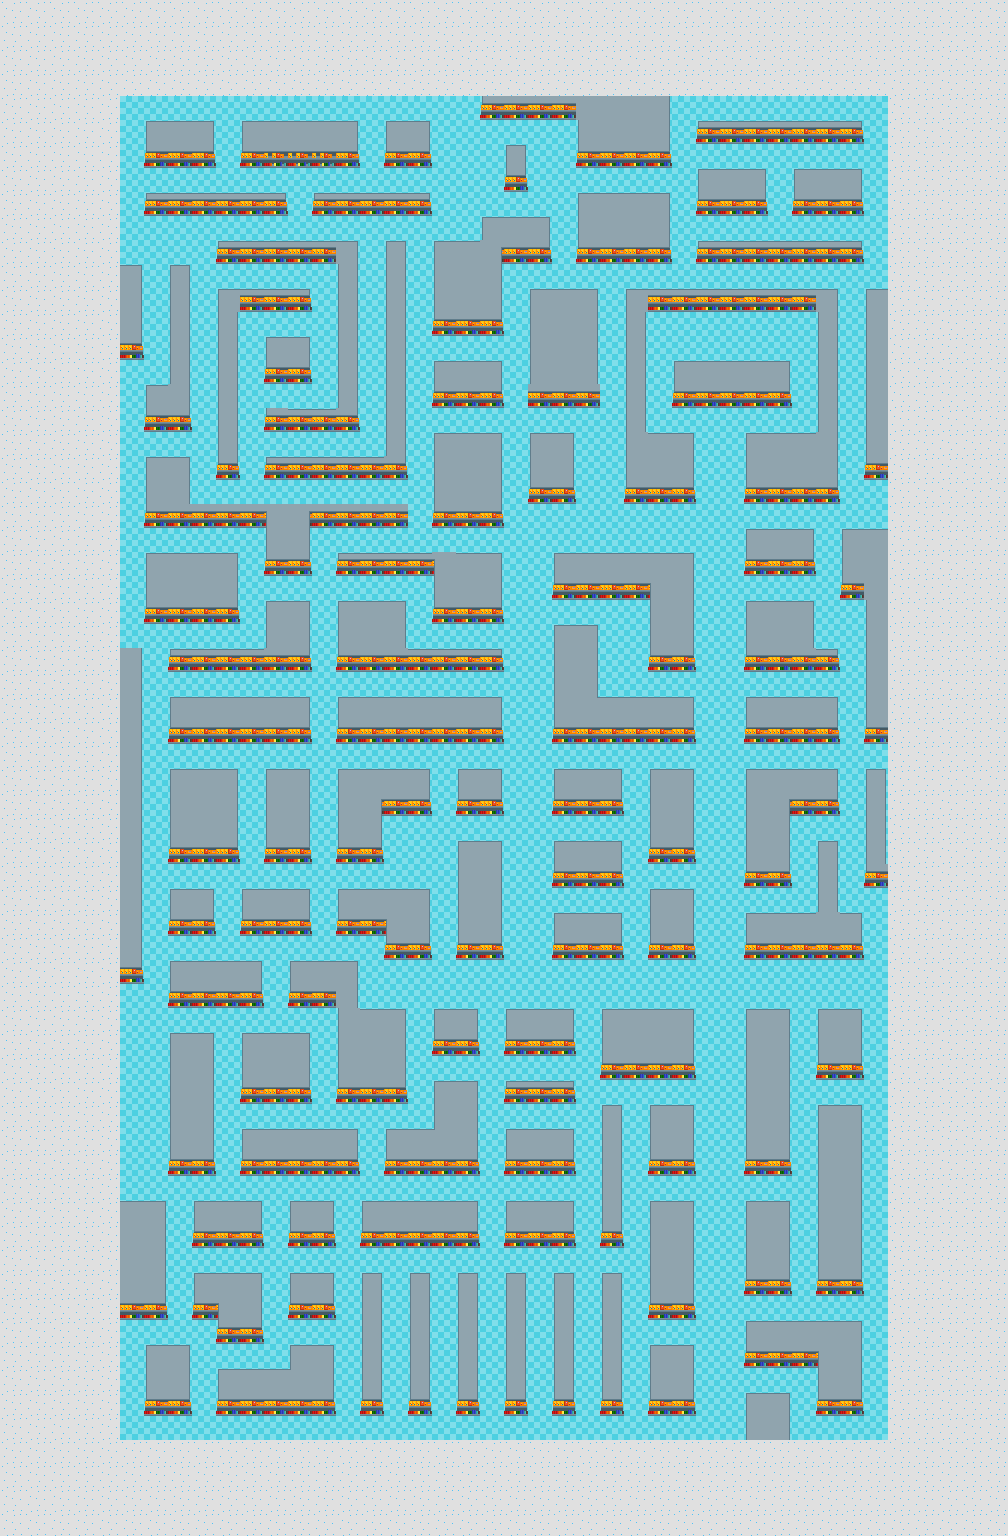

This is a level from a 2D game, rendered from its Tiled map with the project's own tilesets. A one-line summary and the complete map file follow:
An orthogonal 42x64 tile map with 24x24 px tiles, 1 tile layer (Level1.png).

<map version="1.5" tiledversion="1.7.2" orientation="orthogonal" renderorder="right-down" width="42" height="64" tilewidth="24" tileheight="24" infinite="0" nextlayerid="2" nextobjectid="1">
 <tileset firstgid="1" source="xmas-tileset2.tsx" />
 <layer id="1" name="Level1.png" width="42" height="64">
  <data encoding="csv">
1,1,1,1,1,1,1,1,1,1,1,1,1,1,1,1,1,1,1,1,1,1,1,1,1,1,1,1,1,1,1,1,1,1,1,1,1,1,1,1,1,1,
1,1,1,1,1,1,1,1,1,1,1,1,1,1,1,1,1,1,1,1,1,1,1,1,1,1,1,1,1,1,1,1,1,1,1,1,1,1,1,1,1,1,
1,1,1,1,1,1,1,1,1,1,1,1,1,1,1,1,1,1,1,1,1,1,1,1,1,1,1,1,1,1,1,1,1,1,1,1,1,1,1,1,1,1,
1,1,1,1,1,1,1,1,1,1,1,1,1,1,1,1,1,1,1,1,1,1,1,1,1,1,1,1,1,1,1,1,1,1,1,1,1,1,1,1,1,1,
1,1,1,1,1,2,2,2,2,2,2,2,2,2,2,2,2,2,2,2,19,20,20,20,14,14,14,15,2,2,2,2,2,2,2,2,2,1,1,1,1,1,
1,1,1,1,1,2,7,8,9,2,7,8,8,8,9,2,7,9,2,2,2,2,2,2,13,14,14,15,2,25,26,26,26,26,26,27,2,1,1,1,1,1,
1,1,1,1,1,2,19,20,21,2,19,5,5,5,21,2,19,21,2,2,2,31,2,2,19,20,20,21,2,2,2,2,2,2,2,2,2,1,1,1,1,1,
1,1,1,1,1,2,2,2,2,2,2,2,2,2,2,2,2,2,2,2,2,43,2,2,2,2,2,2,2,7,8,9,2,7,8,9,2,1,1,1,1,1,
1,1,1,1,1,2,25,26,26,26,26,27,2,25,26,26,26,27,2,2,2,2,2,2,7,8,8,9,2,19,20,21,2,19,20,21,2,1,1,1,1,1,
1,1,1,1,1,2,2,2,2,2,2,2,2,2,2,2,2,2,2,2,7,8,9,2,13,14,14,15,2,2,2,2,2,2,2,2,2,1,1,1,1,1,
1,1,1,1,1,2,2,2,2,25,26,26,26,26,9,2,31,2,7,8,10,20,21,2,19,20,20,21,2,25,26,26,26,26,26,27,2,1,1,1,1,1,
1,1,1,1,1,9,2,31,2,2,2,2,2,2,37,2,37,2,13,14,15,2,2,2,2,2,2,2,2,2,2,2,2,2,2,2,2,1,1,1,1,1,
1,1,1,1,1,15,2,37,2,7,26,26,27,2,37,2,37,2,13,14,15,2,7,8,9,2,7,26,26,26,26,26,26,26,9,2,7,1,1,1,1,1,
1,1,1,1,1,15,2,37,2,37,2,2,2,2,37,2,37,2,19,20,21,2,13,14,15,2,37,2,2,2,2,2,2,2,37,2,13,1,1,1,1,1,
1,1,1,1,1,21,2,37,2,37,2,7,9,2,37,2,37,2,2,2,2,2,13,14,15,2,37,2,2,2,2,2,2,2,37,2,13,1,1,1,1,1,
1,1,1,1,1,2,2,37,2,37,2,19,21,2,37,2,37,2,7,8,9,2,13,14,15,2,37,2,7,8,8,8,9,2,37,2,13,1,1,1,1,1,
1,1,1,1,1,2,7,15,2,37,2,2,2,2,37,2,37,2,19,20,21,2,20,20,20,2,37,2,19,20,20,20,21,2,37,2,13,1,1,1,1,1,
1,1,1,1,1,2,19,21,2,37,2,19,26,26,21,2,37,2,2,2,2,2,2,2,2,2,37,2,2,2,2,2,2,2,37,2,13,1,1,1,1,1,
1,1,1,1,1,2,2,2,2,37,2,2,2,2,2,2,37,2,7,8,9,2,7,9,2,2,13,8,9,2,2,7,8,8,15,2,13,1,1,1,1,1,
1,1,1,1,1,2,7,9,2,43,2,25,26,26,26,26,21,2,13,14,15,2,13,15,2,2,13,14,15,2,2,13,14,14,15,2,19,1,1,1,1,1,
1,1,1,1,1,2,13,15,2,2,2,2,2,2,2,2,2,2,13,14,15,2,19,21,2,2,19,20,21,2,2,19,20,20,21,2,2,1,1,1,1,1,
1,1,1,1,1,2,19,20,20,20,20,11,10,20,20,20,20,2,19,20,21,2,2,2,2,2,2,2,2,2,2,2,2,2,2,2,2,1,1,1,1,1,
1,1,1,1,1,2,2,2,2,2,2,13,15,2,2,2,2,2,2,2,2,2,2,2,2,2,2,2,2,2,2,7,8,9,2,7,8,1,1,1,1,1,
1,1,1,1,1,2,7,8,8,9,2,19,21,2,25,26,26,26,11,8,9,2,2,7,8,8,8,8,9,2,2,19,20,21,2,13,14,1,1,1,1,1,
1,1,1,1,1,2,13,14,14,15,2,2,2,2,2,2,2,2,13,14,15,2,2,19,20,20,20,11,15,2,2,2,2,2,2,19,14,1,1,1,1,1,
1,1,1,1,1,2,19,20,20,21,2,7,9,2,7,8,9,2,19,20,21,2,2,2,2,2,2,13,15,2,2,7,8,9,2,2,13,1,1,1,1,1,
1,1,1,1,1,2,2,2,2,2,2,13,15,2,13,14,15,2,2,2,2,2,2,7,9,2,2,13,15,2,2,13,14,15,2,2,13,1,1,1,1,1,
1,1,1,1,1,15,2,25,26,26,26,20,21,2,19,20,20,26,26,26,27,2,2,13,15,2,2,19,21,2,2,19,20,20,27,2,13,1,1,1,1,1,
1,1,1,1,1,15,2,2,2,2,2,2,2,2,2,2,2,2,2,2,2,2,2,13,15,2,2,2,2,2,2,2,2,2,2,2,13,1,1,1,1,1,
1,1,1,1,1,15,2,7,8,8,8,8,9,2,7,8,8,8,8,8,9,2,2,13,16,8,8,8,9,2,2,7,8,8,9,2,13,1,1,1,1,1,
1,1,1,1,1,15,2,19,20,20,20,20,21,2,19,20,20,20,20,20,21,2,2,19,20,20,20,20,21,2,2,19,20,20,21,2,19,1,1,1,1,1,
1,1,1,1,1,15,2,2,2,2,2,2,2,2,2,2,2,2,2,2,2,2,2,2,2,2,2,2,2,2,2,2,2,2,2,2,2,1,1,1,1,1,
1,1,1,1,1,15,2,7,8,9,2,7,9,2,7,8,8,9,2,7,9,2,2,7,8,9,2,7,9,2,2,7,8,8,9,2,31,1,1,1,1,1,
1,1,1,1,1,15,2,13,14,15,2,13,15,2,13,10,20,21,2,19,21,2,2,19,20,21,2,13,15,2,2,13,10,20,21,2,37,1,1,1,1,1,
1,1,1,1,1,15,2,13,14,15,2,13,15,2,13,15,2,2,2,2,2,2,2,2,2,2,2,13,15,2,2,13,15,2,2,2,37,1,1,1,1,1,
1,1,1,1,1,15,2,19,20,21,2,19,21,2,19,21,2,2,2,7,9,2,2,7,8,9,2,19,21,2,2,13,15,2,31,2,37,1,1,1,1,1,
1,1,1,1,1,15,2,2,2,2,2,2,2,2,2,2,2,2,2,13,15,2,2,19,20,21,2,2,2,2,2,19,21,2,37,2,19,1,1,1,1,1,
1,1,1,1,1,15,2,7,9,2,7,8,9,2,7,8,8,9,2,13,15,2,2,2,2,2,2,7,9,2,2,2,2,2,37,2,2,1,1,1,1,1,
1,1,1,1,1,15,2,19,21,2,19,20,21,2,19,20,11,15,2,13,15,2,2,7,8,9,2,13,15,2,2,7,8,8,14,9,2,1,1,1,1,1,
1,1,1,1,1,15,2,2,2,2,2,2,2,2,2,2,19,21,2,19,21,2,2,19,20,21,2,19,21,2,2,19,20,20,20,21,2,1,1,1,1,1,
1,1,1,1,1,21,2,7,8,8,9,2,7,8,9,2,2,2,2,2,2,2,2,2,2,2,2,2,2,2,2,2,2,2,2,2,2,1,1,1,1,1,
1,1,1,1,1,2,2,19,20,20,21,2,19,20,15,2,2,2,2,2,2,2,2,2,2,2,2,2,2,2,2,2,2,2,2,2,2,1,1,1,1,1,
1,1,1,1,1,2,2,2,2,2,2,2,2,2,13,8,9,2,7,9,2,7,8,9,2,7,8,8,9,2,2,7,9,2,7,9,2,1,1,1,1,1,
1,1,1,1,1,2,2,7,9,2,7,8,9,2,13,14,15,2,19,21,2,19,20,21,2,13,14,14,15,2,2,13,15,2,13,15,2,1,1,1,1,1,
1,1,1,1,1,2,2,13,15,2,13,14,15,2,13,14,15,2,2,2,2,2,2,2,2,19,20,20,21,2,2,13,15,2,19,21,2,1,1,1,1,1,
1,1,1,1,1,2,2,13,15,2,19,20,21,2,19,20,21,2,7,9,2,25,26,27,2,2,2,2,2,2,2,13,15,2,2,2,2,1,1,1,1,1,
1,1,1,1,1,2,2,13,15,2,2,2,2,2,2,2,2,2,13,15,2,2,2,2,2,31,2,7,9,2,2,13,15,2,7,9,2,1,1,1,1,1,
1,1,1,1,1,2,2,13,15,2,7,8,8,8,9,2,7,8,17,15,2,7,8,9,2,37,2,13,15,2,2,13,15,2,13,15,2,1,1,1,1,1,
1,1,1,1,1,2,2,19,21,2,19,20,20,20,21,2,19,20,20,21,2,19,20,21,2,37,2,19,21,2,2,19,21,2,13,15,2,1,1,1,1,1,
1,1,1,1,1,2,2,2,2,2,2,2,2,2,2,2,2,2,2,2,2,2,2,2,2,37,2,2,2,2,2,2,2,2,13,15,2,1,1,1,1,1,
1,1,1,1,1,8,9,2,7,8,9,2,7,9,2,7,8,8,8,9,2,7,8,9,2,37,2,7,9,2,2,7,9,2,13,15,2,1,1,1,1,1,
1,1,1,1,1,14,15,2,19,20,21,2,19,21,2,19,20,20,20,21,2,19,20,21,2,43,2,13,15,2,2,13,15,2,13,15,2,1,1,1,1,1,
1,1,1,1,1,14,15,2,2,2,2,2,2,2,2,2,2,2,2,2,2,2,2,2,2,2,2,13,15,2,2,13,15,2,13,15,2,1,1,1,1,1,
1,1,1,1,1,14,15,2,7,8,9,2,7,9,2,31,2,31,2,31,2,31,2,31,2,31,2,13,15,2,2,19,21,2,19,21,2,1,1,1,1,1,
1,1,1,1,1,20,21,2,19,11,15,2,19,21,2,37,2,37,2,37,2,37,2,37,2,37,2,19,21,2,2,2,2,2,2,2,2,1,1,1,1,1,
1,1,1,1,1,2,2,2,2,19,21,2,2,2,2,37,2,37,2,37,2,37,2,37,2,37,2,2,2,2,2,7,8,8,8,9,2,1,1,1,1,1,
1,1,1,1,1,2,7,9,2,2,2,2,7,9,2,37,2,37,2,37,2,37,2,37,2,37,2,7,9,2,2,19,20,20,11,15,2,1,1,1,1,1,
1,1,1,1,1,2,13,15,2,7,8,8,17,15,2,37,2,37,2,37,2,37,2,37,2,37,2,13,15,2,2,2,2,2,13,15,2,1,1,1,1,1,
1,1,1,1,1,2,19,21,2,19,20,20,20,21,2,43,2,43,2,43,2,43,2,43,2,43,2,19,21,2,2,7,9,2,19,21,2,1,1,1,1,1,
1,1,1,1,1,2,2,2,2,2,2,2,2,2,2,2,2,2,2,2,2,2,2,2,2,2,2,2,2,2,2,13,15,2,2,2,2,1,1,1,1,1,
1,1,1,1,1,1,1,1,1,1,1,1,1,1,1,1,1,1,1,1,1,1,1,1,1,1,1,1,1,1,1,1,1,1,1,1,1,1,1,1,1,1,
1,1,1,1,1,1,1,1,1,1,1,1,1,1,1,1,1,1,1,1,1,1,1,1,1,1,1,1,1,1,1,1,1,1,1,1,1,1,1,1,1,1,
1,1,1,1,1,1,1,1,1,1,1,1,1,1,1,1,1,1,1,1,1,1,1,1,1,1,1,1,1,1,1,1,1,1,1,1,1,1,1,1,1,1,
1,1,1,1,1,1,1,1,1,1,1,1,1,1,1,1,1,1,1,1,1,1,1,1,1,1,1,1,1,1,1,1,1,1,1,1,1,1,1,1,1,1
</data>
 </layer>
</map>